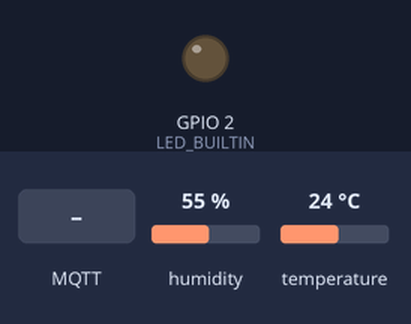
A sketch run on a simulated ESP32. On the bench: output pins drawn as LEDs (lit = HIGH). The inputs (shaded band) are chosen by the test bench; at power-on: humidity 55 %, temperature 24 °C. WiFi joins after 1.5 s; servers stay silent unless stated; no MQTT or app messages arrive unless stated; what the sketch prints to the serial monitor is not drawn.

Above: at 2.7 s.
2.8 s: MQTT message "t" arrives on the first subscribed topic
At 3.2 s:
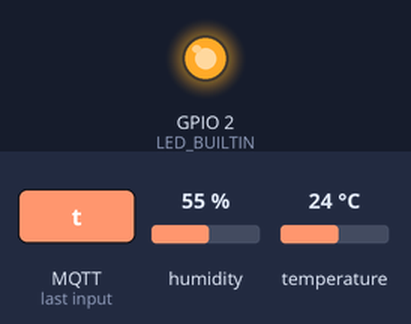
4.3 s: MQTT message "1" arrives on the first subscribed topic
At 5.2 s:
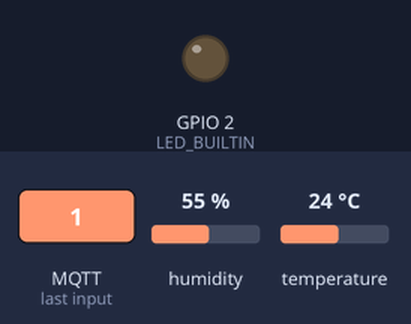
Timing chart, 0 to 7.3 s (numbered marks = the images above; inputs shaded):
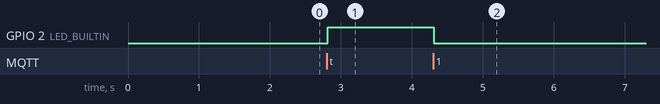

The sketch:

sketch_apr1b-esp32-red-aedes-dht11.ino.ino
```cpp
/* https://create.arduino.cc/projecthub/officine/interfacing-arduino-mkr-or-esp-via-mqtt-node-red-101-4833bc
 *  http://pdacontrolen.com/esp8266-public-broker-mqtt-mosca-io-node-red/
 *  MQTT Client Temperature Onewire
* More information about projects PDAControl
* PDAControl English http://pdacontrolen.com
* Mas informacion sobre proyectos PDAControl
* PDAControl Espanol http://pdacontrolen.com
* Channel Youtube https://www.youtube.com/c/JhonValenciaPDAcontrol/videos
*
* under messageReceived (callback method) add actions to be done when a msg is received.
* to publish, call client.publish(topic,msg)
*/
//#include <ESP8266WiFi.h>
#include <WiFi.h>
#include <PubSubClient.h>
#include <dht11.h>

//const int potPin = 26 ;
const int ledPin = 15;

// DHT11 parameter value
dht11 DHT;
#define DHT11_PIN 4

unsigned long lastMillis = 0;

// Update these with values suitable for your network.

const char* ssid = "SSID";
const char* password = "PASSWORD";
const char* mqtt_server = "NodeRED IP Address"; /// MQTT Broker IP Address
int mqtt_port = 1884; //Must match with broker's MQTT port

WiFiClient espClient;
PubSubClient client(espClient);

long lastMsg = 0;
char msg[50];
int value = 0;

void setup() {
  Serial.begin(115200);
  // Start up the library
  client.setServer(mqtt_server, mqtt_port);
  client.setCallback(callback);

  setup_wifi();

  Serial.println("WiFi Connected...");
  Serial.print("MQTT Server IP Address:");
  Serial.print(mqtt_server);
  Serial.print(":");
  Serial.println(String(mqtt_port));
  Serial.print("ESP32 IP Address: ");
  Serial.println(WiFi.localIP());
  Serial.println("Modbus RTU Master Online");

  pinMode(LED_BUILTIN, OUTPUT);
}

void setup_wifi() {
  delay(10);
  // Start by connecting to a WiFi network
  Serial.println();
  Serial.print("Connecting to ");
  Serial.println(ssid);

  WiFi.begin(ssid, password);

  while (WiFi.status() != WL_CONNECTED) {
    delay(500);
    Serial.print(".");
  }
}

void callback(char* topic, byte* payload, unsigned int length) {
  //Serial.println("Callback"); // Flag
  /* To display message sent from broker */
  Serial.print("Message arrived [");
  Serial.print(topic);
  Serial.print("] ");

  for (int i = 0; i < length; i++) {
    Serial.print((char)payload[i]);
  }
  /* ------------------------------------ */

  /* This section is for controlling output: LED, servo etc */
  Serial.println();
  if ((char)payload[0] == 't') {
    Serial.println("ON");
    digitalWrite(LED_BUILTIN, HIGH);
  } else {
     Serial.println("OFF");
    digitalWrite(LED_BUILTIN, LOW);
  }

  ///  }
 /* ------------------------------------ */
}
void reconnect() {

 // Loop until we're reconnected
  while (!client.connected()) {
    Serial.print("Attempting MQTT connection...");
 // Attempt to connect
    if (client.connect("ESP32Client")) {

        Serial.println("connected");
        client.subscribe("event"); // From broker
    } else {
        Serial.print("failed, rc=");
        Serial.print(client.state());
        Serial.println(" try again in 5 seconds");
        // Wait 5 seconds before retrying
        delay(5000);
    }
  }
}

void loop() {

  int chk;
  Serial.print("DHT11, \t");
  chk = DHT.read(DHT11_PIN);    // READ DATA
  // DISPLAY DATA
  Serial.print(DHT.humidity,1);
  Serial.print(",\t");
  Serial.println(DHT.temperature,1);

  char tempValue[15], humidValue[15];
  dtostrf(DHT.temperature,4, 0, tempValue); // convert float to char
  dtostrf(DHT.humidity,4, 0, humidValue); // convert float to char
  client.publish("room1/temperature", tempValue); /// send char
  client.publish("room1/humidity", humidValue); /// send char

  if (!client.connected()) {
    reconnect();
  }
/*
  // publish a message roughly every second.
  if (millis() - lastMillis > 1000) {
      lastMillis = millis();
      client.publish("/hello", "world order"); //PUBLISH TO TOPIC /hello MSG world
      //Serial.print (" HelLo World ");
    }
 */
  client.loop();

  ///delay(10000);
}
```

Measured:
- after the input at 2.8 s, GPIO 2 (LED_BUILTIN): LOW → HIGH at once
- after the input at 4.3 s, GPIO 2 (LED_BUILTIN): HIGH → LOW at once
